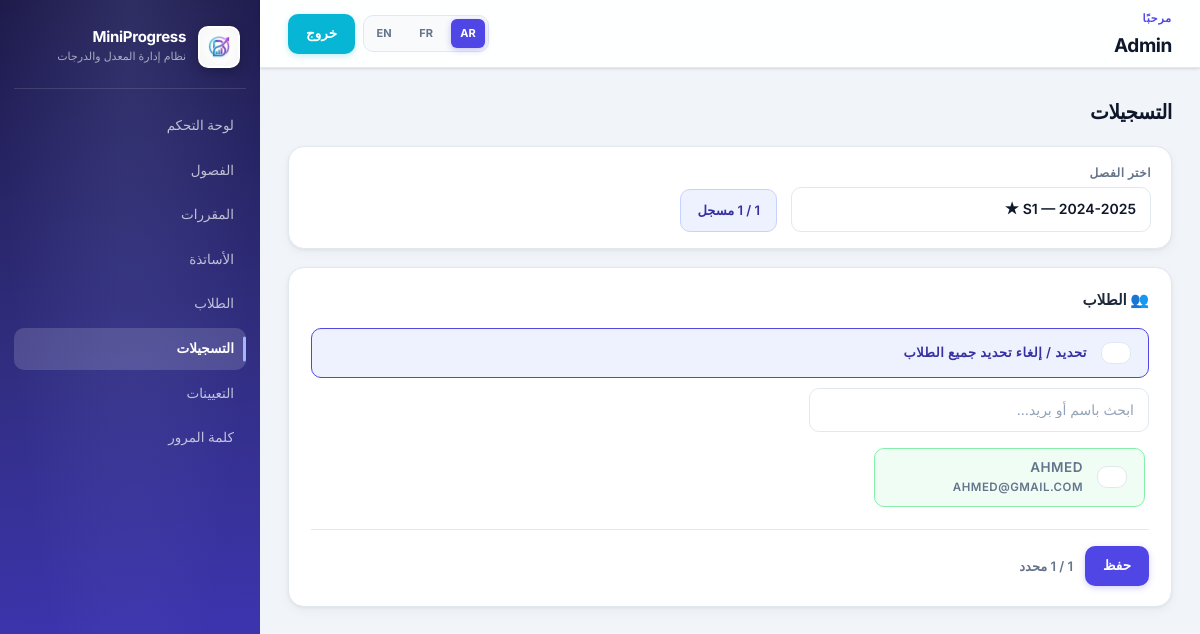
The app's page /project/index.php?page=admin.enrollments&lang=ar (signed in) with its own data.
### tables this page shows
CREATE TABLE `users` (
  `id` int(11) NOT NULL AUTO_INCREMENT,
  `name` varchar(100) NOT NULL,
  `email` varchar(150) NOT NULL,
  `password` varchar(255) NOT NULL,
  `role` enum('admin','professor','student') NOT NULL,
  `created_at` timestamp NOT NULL DEFAULT current_timestamp(),
  PRIMARY KEY (`id`),
  UNIQUE KEY `email` (`email`)
);

### controllers/AdminController.php (called while the page is built, shortened)
<?php
class AdminController {
    private $db;
    public function __construct($db) {
        $this->db = $db;
    }
    public function enrollments() {
        require_once __DIR__ . '/../models/Enrollment.php';
        require_once __DIR__ . '/../models/Semester.php';
        require_once __DIR__ . '/../models/User.php';
        $semesterModel  = new Semester($this->db);
        $enrollModel    = new Enrollment($this->db);
        $activeSem      = $semesterModel->getActive();
        $semId          = (int)($_GET['semester_id'] ?? ($activeSem['id'] ?? 0));
        $semesters      = $semesterModel->getAll();
        $allStudents    = (new User($this->db))->getByRole('student');
        $enrolledIds    = $semId ? $enrollModel->getEnrolledIds($semId) : [];
        require_once __DIR__ . '/../views/admin/enrollments.php';
    }
}

### project/index.php (called while the page is built, shortened)
<?php
require_once __DIR__ . '/../controllers/AdminController.php';
require_once __DIR__ . '/../controllers/StudentController.php';
$db = getDatabaseConnection();
switch (true) {
    case (str_starts_with($page, 'admin.')):
        $controller = new AdminController($db);
        break;
}
$parts  = explode('.', $page);
$action = $parts[1] ?? $page;
$controller->$action();

### project/i18n.php (called while the page is built, shortened)
<?php
function currentLang() {
    return $_SESSION['lang'] ?? 'ar';
}
function pageUrl($page, $params = []) {
    return 'index.php?' . http_build_query(array_merge(['page' => $page, 'lang' => currentLang()], $params));
}
function t($key) {
    $lang = currentLang();
    return $texts[$lang][$key] ?? $texts['en'][$key] ?? $key;
}

### models/Semester.php (called while the page is built, shortened)
<?php
class Semester {
    private $db;
    public function __construct($db) { $this->db = $db; }
    public function getActive() {
        return $this->db->query("SELECT * FROM semesters WHERE is_active=1 LIMIT 1")->fetch(PDO::FETCH_ASSOC);
    }
    public function getAll() {
        return $this->db->query("SELECT * FROM semesters ORDER BY year DESC, label ASC")->fetchAll(PDO::FETCH_ASSOC);
    }
}

### models/User.php (called while the page is built, shortened)
<?php
class User {
    private $db;
    public function __construct($db) {
        $this->db = $db;
    }
    public function getByRole($role) {
        $stmt = $this->db->prepare("SELECT * FROM users WHERE role = ? ORDER BY name ASC");
        $stmt->execute([$role]);
        return $stmt->fetchAll(PDO::FETCH_ASSOC);
    }
}

### models/Enrollment.php (called while the page is built, shortened)
<?php
class Enrollment {
    private $db;
    public function __construct($db) { $this->db = $db; }
    public function getEnrolledIds($semesterId) {
        $stmt = $this->db->prepare("SELECT student_id FROM enrollments WHERE semester_id=?");
        $stmt->execute([$semesterId]);
        return $stmt->fetchAll(PDO::FETCH_COLUMN);
    }
}

### views/admin/enrollments.php (the view, shortened to what this page needs)
<?php include __DIR__ . '/layout/header.php'; ?>
<?php include __DIR__ . '/layout/sidebar.php'; ?>
<h2 class="page-title"><?= t('enrollments') ?></h2>
<div style="margin:0 28px 18px;">
    <form class="panel" method="GET" action="index.php"
          style="display:flex;gap:14px;align-items:flex-end;padding:16px 20px;">
        <label style="flex:1;max-width:360px;">
            <?= currentLang()==='ar' ? 'اختر الفصل' : (currentLang()==='fr' ? 'Sélectionner le semestre' : 'Select Semester') ?>
            <select name="semester_id" onchange="this.form.submit()">
                <?php foreach ($semesters as $s): ?>
                <option value="<?= $s['id'] ?>" <?= $semId == $s['id'] ? 'selected' : '' ?>>
                    <?= htmlspecialchars($s['label']) ?> — <?= htmlspecialchars($s['year']) ?>
                </option>
                <?php endforeach; ?>
            </select>
        </label>
        <?php if ($semId): ?>
        <div style="padding:10px 16px;background:var(--primary-soft);border-radius:var(--radius);border:1px solid #c7d2fe;font-size:13px;color:var(--primary-dark);font-weight:600;white-space:nowrap;">
            <?= count($enrolledIds) ?> / <?= count($allStudents) ?>
            <?= currentLang()==='ar' ? ' مسجل' : (currentLang()==='fr' ? ' inscrits' : ' enrolled') ?>
        </div>
        <?php endif; ?>
    </form>
</div>
<?php if ($semId): ?>
<div style="margin:0 28px 28px;">
    <form method="POST" action="<?= pageUrl('admin.saveEnrollments') ?>">
        <section class="panel">
            <div style="display:flex;align-items:center;justify-content:space-between;flex-wrap:wrap;gap:10px;margin-bottom:16px;">
                <h3 style="margin:0;">
                    <?= currentLang()==='ar' ? '👥 الطلاب' : (currentLang()==='fr' ? '👥 Étudiants' : '👥 Students') ?>
                </h3>
            </div>
            <label class="select-all-bar" for="selectAllCb">
                <input type="checkbox" id="selectAllCb" onchange="toggleAll(this.checked)">
                <span id="selectAllLabel">
                    <?= currentLang()==='ar' ? 'تحديد / إلغاء تحديد جميع الطلاب' : (currentLang()==='fr' ? 'Sélectionner / Désélectionner tout' : 'Select / Deselect All Students') ?>
                </span>
            </label>
            <div style="margin-bottom:12px;">
                <input type="text" id="studentSearch" placeholder="<?= currentLang()==='ar' ? 'ابحث باسم أو بريد...' : (currentLang()==='fr' ? 'Chercher par nom ou email...' : 'Search by name or email...') ?>"
                       oninput="filterStudents(this.value)"
                       style="max-width:340px;">
            </div>
            <div class="student-checkbox-grid" id="studentGrid">
                <?php foreach ($allStudents as $s): ?>
                <?php $isEnrolled = in_array($s['id'], $enrolledIds); ?>
                <label class="student-checkbox-item <?= $isEnrolled ? 'is-enrolled' : '' ?>"
                       data-name="<?= strtolower(htmlspecialchars($s['name'])) ?>"
                       data-email="<?= strtolower(htmlspecialchars($s['email'])) ?>">
                    <input type="checkbox" name="student_ids[]" value="<?= $s['id'] ?>"
                           class="student-cb"
                           <?= $isEnrolled ? 'checked' : '' ?>
                           onchange="updateLabel(this)">
                    <div class="student-info">
                        <strong><?= htmlspecialchars($s['name']) ?></strong>
                        <small><?= htmlspecialchars($s['email']) ?></small>
                    </div>
                </label>
                <?php endforeach; ?>
            </div>
            <div style="margin-top:18px;padding-top:16px;border-top:1px solid var(--line);display:flex;align-items:center;gap:12px;flex-wrap:wrap;">
                <button class="btn btn-primary"><?= t('save') ?></button>
                <span id="enrollCount" style="font-size:13px;color:var(--muted);font-weight:600;"></span>
            </div>
        </section>
    </form>
</div>
<?php endif; ?>
<?php include __DIR__ . '/layout/footer.php'; ?>

### public/css/style.css (style rules this page uses)
:root { --primary: #4f46e5; --primary-dark: #3730a3; --primary-light: #6366f1; --primary-soft: #eef2ff; --primary-glow: rgba(79, 70, 229, .15); --accent: #06b6d4; --accent-dark: #0891b2; --accent-soft: #ecfeff; --success: #10b981; --success-soft: #d1fae5; --success-dark: #065f46; --warning: #f59e0b; --warning-soft: #fef3c7; --warning-dark: #92400e; --danger: #ef4444; --danger-soft: #fee2e2; --danger-dark: #991b1b; --ink: #0f172a; --ink-2: #1e293b; --muted: #64748b; --muted-light: #94a3b8; --line: #e2e8f0; --line-2: #f1f5f9; --surface: #ffffff; --surface-2: #f8fafc; --page: #f1f5f9; --radius-sm: 6px; --radius: 10px; --radius-lg: 16px; --radius-xl: 24px; --shadow-sm: 0 1px 3px rgba(0,0,0,.08), 0 1px 2px rgba(0,0,0,.06); --shadow: 0 4px 16px rgba(0,0,0,.08), 0 2px 6px rgba(0,0,0,.05); --shadow-lg: 0 12px 40px rgba(79,70,229,.12), 0 4px 16px rgba(0,0,0,.06); --shadow-card: 0 1px 3px rgba(0,0,0,.06), 0 4px 12px rgba(0,0,0,.04); --sidebar-w: 260px; --topbar-h: 68px; }
*, *::before, *::after { box-sizing: border-box; }
html { scroll-behavior: smooth; }
body { margin: 0; min-height: 100vh; color: var(--ink); background: var(--page); font-family: 'Inter', 'Segoe UI', system-ui, sans-serif; font-size: 14px; line-height: 1.6; -webkit-font-smoothing: antialiased; }
.page-title { font-size: 20px; font-weight: 700; letter-spacing: -.4px; color: var(--ink); margin: 28px 28px 18px; }
.panel, .card, form.panel { background: var(--surface); border: 1px solid var(--line); border-radius: var(--radius-lg); padding: 20px 22px; box-shadow: var(--shadow-card); }
.panel h3 { font-size: 15px; font-weight: 700; color: var(--ink-2); margin: 0 0 16px; }
label { display: grid; gap: 5px; color: var(--muted); font-size: 12px; font-weight: 600; text-transform: uppercase; letter-spacing: .5px; }
input, select, textarea { width: 100%; min-height: 42px; padding: 10px 14px; border: 1.5px solid var(--line); border-radius: var(--radius); background: var(--surface); color: var(--ink); font: inherit; font-size: 14px; transition: border-color .15s, box-shadow .15s; -webkit-appearance: none; }
input::placeholder { color: var(--muted-light); }
.btn, button.btn { display: inline-flex; align-items: center; justify-content: center; gap: 6px; min-height: 40px; padding: 9px 18px; border: 0; border-radius: var(--radius); background: var(--primary); color: #fff; font: inherit; font-size: 13.5px; font-weight: 600; cursor: pointer; transition: all .18s ease; white-space: nowrap; box-shadow: 0 2px 6px rgba(79,70,229,.25); }
.btn-primary { background: var(--primary); box-shadow: 0 2px 6px rgba(79,70,229,.25); }
.student-checkbox-grid { display: grid; grid-template-columns: repeat(auto-fill, minmax(230px, 1fr)); gap: 8px; max-height: 420px; overflow-y: auto; padding: 4px; }
.student-checkbox-item { display: flex; align-items: center; gap: 10px; padding: 10px 14px; border: 1.5px solid var(--line); border-radius: var(--radius); cursor: pointer; transition: all .15s; background: var(--surface); }
.student-checkbox-item.is-enrolled { background: #f0fdf4; border-color: #86efac; }
.student-checkbox-item input[type="checkbox"] { width: 16px; min-height: unset; height: 16px; flex-shrink: 0; accent-color: var(--primary); cursor: pointer; }
.student-checkbox-item .student-info strong { display: block; font-size: 13.5px; font-weight: 600; line-height: 1.3; }
.student-checkbox-item .student-info small { font-size: 11.5px; color: var(--muted); }
.select-all-bar { display: flex; align-items: center; gap: 10px; padding: 10px 14px; background: var(--primary-soft); border: 1.5px solid var(--primary); border-radius: var(--radius); margin-bottom: 10px; cursor: pointer; font-weight: 600; font-size: 13px; color: var(--primary-dark); transition: background .15s; }
.select-all-bar input[type="checkbox"] { width: 16px; min-height: unset; height: 16px; accent-color: var(--primary); cursor: pointer; }

### records on screen
users: id "☑", name "AHMED", email "AHMED@GMAIL.COM"

### other values on screen
t('app_name') "MiniProgress"
t('app_subtitle') "نظام إدارة المعدل والدرجات"
t($label) "لوحة التحكم"
t($label) "الفصول"
t($label) "المقررات"
t($label) "الأساتذة"
t($label) "الطلاب"
t($label) "التسجيلات"
t($label) "التعيينات"
t('welcome') "مرحبًا"
$_SESSION['user']['name'] "Admin"
t('logout') "خروج"
t('enrollments') "التسجيلات"
t('save') "حفظ"
form field semester_id "S1 — 2024-2025 ★"
